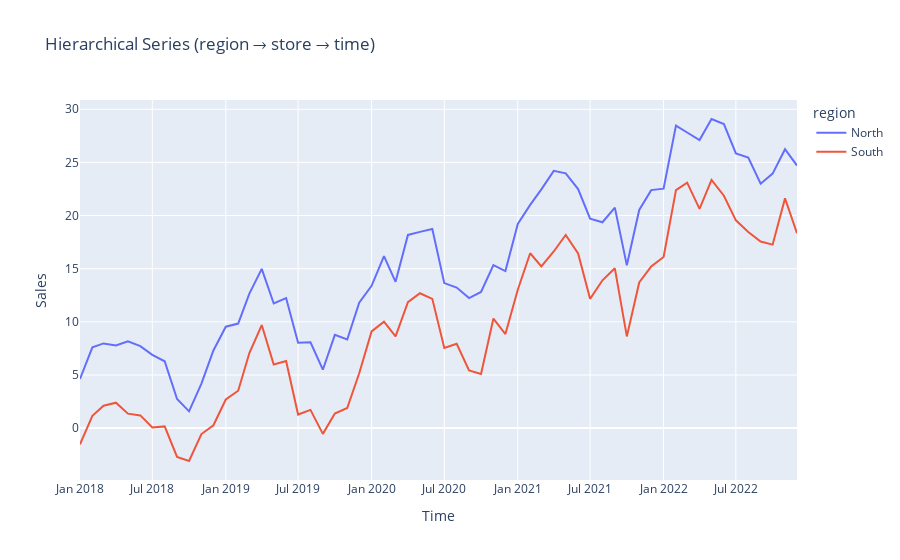

Notebook code for this chart:
### Code cell
groups = ["North", "South"]
stores = ["S1", "S2"]
index = pd.MultiIndex.from_product([groups, stores, idx], names=["region", "store", "time"])

values = []
for g in groups:
    for s in stores:
        g_effect = 2.0 if g == "North" else -1.0
        s_effect = 0.5 if s == "S1" else -0.3
        values.append(y.values + g_effect + s_effect + rng.normal(scale=0.4, size=len(idx)))

hier = pd.Series(np.concatenate(values), index=index, name="sales")

# Aggregate to region level for visualization
region = hier.groupby(level=["region", "time"]).sum().reset_index()
fig = px.line(
    region,
    x=region["time"].dt.to_timestamp(),
    y="sales",
    color="region",
    title="Hierarchical Series (region → store → time)",
)
fig.update_layout(xaxis_title="Time", yaxis_title="Sales")
fig.show()
